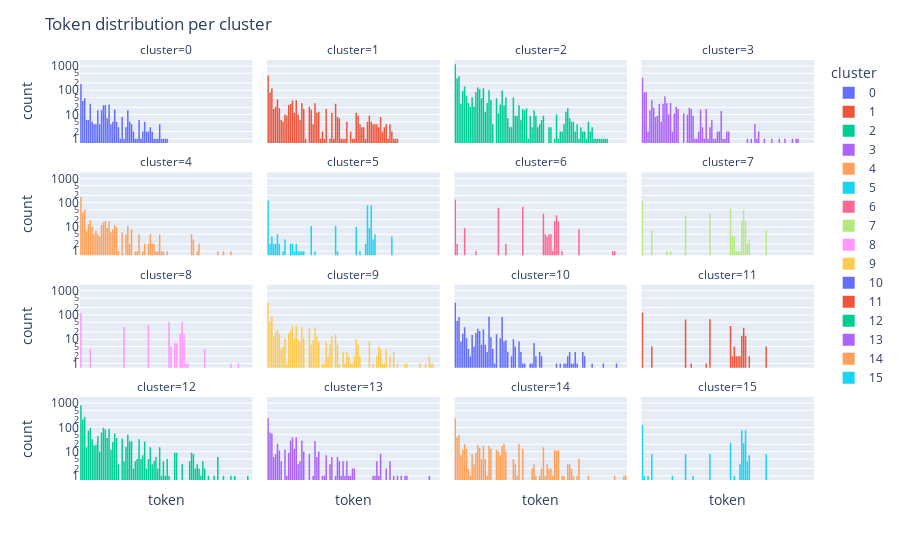

This figure's notebook cell:
### Code cell
def token_df(X):
    def select(i):
        df = X[[f"token{i}",'cluster']]
        df = df.rename(columns = {f"token{i}":'token'})
        #df.token = df.token.str[:20]
        return df
    return pd.concat([select(1), select(2), select(3)],axis=0)

def token_distribution(df, set_name):
    fig = px.histogram(
        df, x="token", 
        facet_col="cluster",  facet_col_wrap=4, 
        log_y=True, 
        category_orders=cluster_order,
        color='cluster'
    )
    fig.update_xaxes(showticklabels=False, visible=True)
    fig.update_layout(title='Token distribution per cluster')
    fig.write_html(f"{cfg['fig_dir'][features_dir]['clustering']}token_distribution_{set_name}_small.html", full_html=False, include_plotlyjs=False)
    fig.show()
    
tdf = token_df(fX_train) 
token_distribution(tdf, 'train')

### Figure 1 — Plotly figure (JSON) as saved in the notebook; plotly's stock layout.template omitted (floating-point values rounded to 4 significant figures; data arrays with more than 128 entries replaced by an {"elided": "..."} marker saying what was removed)
{"data": [{"alignmentgroup": "True", "bingroup": "x", "hovertemplate": "cluster=0<br>token=%{x}<br>count=%{y}<extra></extra>", "legendgroup": "0", "marker": {"color": "#636efa", "pattern": {"shape": ""}}, "name": "0", "offsetgroup": "0", "orientation": "v", "showlegend": true, "type": "histogram", "x": {"elided": "540 str values"}, "xaxis": "x13", "yaxis": "y13"}, {"alignmentgroup": "True", "bingroup": "x", "hovertemplate": "cluster=1<br>token=%{x}<br>count=%{y}<extra></extra>", "legendgroup": "1", "marker": {"color": "#EF553B", "pattern": {"shape": ""}}, "name": "1", "offsetgroup": "1", "orientation": "v", "showlegend": true, "type": "histogram", "x": {"elided": "1215 str values"}, "xaxis": "x14", "yaxis": "y14"}, {"alignmentgroup": "True", "bingroup": "x", "hovertemplate": "cluster=2<br>token=%{x}<br>count=%{y}<extra></extra>", "legendgroup": "2", "marker": {"color": "#00cc96", "pattern": {"shape": ""}}, "name": "2", "offsetgroup": "2", "orientation": "v", "showlegend": true, "type": "histogram", "x": {"elided": "3591 str values"}, "xaxis": "x15", "yaxis": "y15"}, {"alignmentgroup": "True", "bingroup": "x", "hovertemplate": "cluster=3<br>token=%{x}<br>count=%{y}<extra></extra>", "legendgroup": "3", "marker": {"color": "#ab63fa", "pattern": {"shape": ""}}, "name": "3", "offsetgroup": "3", "orientation": "v", "showlegend": true, "type": "histogram", "x": {"elided": "981 str values"}, "xaxis": "x16", "yaxis": "y16"}, {"alignmentgroup": "True", "bingroup": "x", "hovertemplate": "cluster=4<br>token=%{x}<br>count=%{y}<extra></extra>", "legendgroup": "4", "marker": {"color": "#FFA15A", "pattern": {"shape": ""}}, "name": "4", "offsetgroup": "4", "orientation": "v", "showlegend": true, "type": "histogram", "x": {"elided": "516 str values"}, "xaxis": "x9", "yaxis": "y9"}, {"alignmentgroup": "True", "bingroup": "x", "hovertemplate": "cluster=5<br>token=%{x}<br>count=%{y}<extra></extra>", "legendgroup": "5", "marker": {"color": "#19d3f3", "pattern": {"shape": ""}}, "name": "5", "offsetgroup": "5", "orientation": "v", "showlegend": true, "type": "histogram", "x": {"elided": "366 str values"}, "xaxis": "x10", "yaxis": "y10"}, {"alignmentgroup": "True", "bingroup": "x", "hovertemplate": "cluster=6<br>token=%{x}<br>count=%{y}<extra></extra>", "legendgroup": "6", "marker": {"color": "#FF6692", "pattern": {"shape": ""}}, "name": "6", "offsetgroup": "6", "orientation": "v", "showlegend": true, "type": "histogram", "x": {"elided": "408 str values"}, "xaxis": "x11", "yaxis": "y11"}, {"alignmentgroup": "True", "bingroup": "x", "hovertemplate": "cluster=7<br>token=%{x}<br>count=%{y}<extra></extra>", "legendgroup": "7", "marker": {"color": "#B6E880", "pattern": {"shape": ""}}, "name": "7", "offsetgroup": "7", "orientation": "v", "showlegend": true, "type": "histogram", "x": {"elided": "354 str values"}, "xaxis": "x12", "yaxis": "y12"}, {"alignmentgroup": "True", "bingroup": "x", "hovertemplate": "cluster=8<br>token=%{x}<br>count=%{y}<extra></extra>", "legendgroup": "8", "marker": {"color": "#FF97FF", "pattern": {"shape": ""}}, "name": "8", "offsetgroup": "8", "orientation": "v", "showlegend": true, "type": "histogram", "x": {"elided": "363 str values"}, "xaxis": "x5", "yaxis": "y5"}, {"alignmentgroup": "True", "bingroup": "x", "hovertemplate": "cluster=9<br>token=%{x}<br>count=%{y}<extra></extra>", "legendgroup": "9", "marker": {"color": "#FECB52", "pattern": {"shape": ""}}, "name": "9", "offsetgroup": "9", "orientation": "v", "showlegend": true, "type": "histogram", "x": {"elided": "966 str values"}, "xaxis": "x6", "yaxis": "y6"}, {"alignmentgroup": "True", "bingroup": "x", "hovertemplate": "cluster=10<br>token=%{x}<br>count=%{y}<extra></extra>", "legendgroup": "10", "marker": {"color": "#636efa", "pattern": {"shape": ""}}, "name": "10", "offsetgroup": "10", "orientation": "v", "showlegend": true, "type": "histogram", "x": {"elided": "963 str values"}, "xaxis": "x7", "yaxis": "y7"}, {"alignmentgroup": "True", "bingroup": "x", "hovertemplate": "cluster=11<br>token=%{x}<br>count=%{y}<extra></extra>", "legendgroup": "11", "marker": {"color": "#EF553B", "pattern": {"shape": ""}}, "name": "11", "offsetgroup": "11", "orientation": "v", "showlegend": true, "type": "histogram", "x": {"elided": "378 str values"}, "xaxis": "x8", "yaxis": "y8"}, {"alignmentgroup": "True", "bingroup": "x", "hovertemplate": "cluster=12<br>token=%{x}<br>count=%{y}<extra></extra>", "legendgroup": "12", "marker": {"color": "#00cc96", "pattern": {"shape": ""}}, "name": "12", "offsetgroup": "12", "orientation": "v", "showlegend": true, "type": "histogram", "x": {"elided": "2469 str values"}, "xaxis": "x", "yaxis": "y"}, {"alignmentgroup": "True", "bingroup": "x", "hovertemplate": "cluster=13<br>token=%{x}<br>count=%{y}<extra></extra>", "legendgroup": "13", "marker": {"color": "#ab63fa", "pattern": {"shape": ""}}, "name": "13", "offsetgroup": "13", "orientation": "v", "showlegend": true, "type": "histogram", "x": {"elided": "714 str values"}, "xaxis": "x2", "yaxis": "y2"}, {"alignmentgroup": "True", "bingroup": "x", "hovertemplate": "cluster=14<br>token=%{x}<br>count=%{y}<extra></extra>", "legendgroup": "14", "marker": {"color": "#FFA15A", "pattern": {"shape": ""}}, "name": "14", "offsetgroup": "14", "orientation": "v", "showlegend": true, "type": "histogram", "x": {"elided": "693 str values"}, "xaxis": "x3", "yaxis": "y3"}, {"alignmentgroup": "True", "bingroup": "x", "hovertemplate": "cluster=15<br>token=%{x}<br>count=%{y}<extra></extra>", "legendgroup": "15", "marker": {"color": "#19d3f3", "pattern": {"shape": ""}}, "name": "15", "offsetgroup": "15", "orientation": "v", "showlegend": true, "type": "histogram", "x": {"elided": "372 str values"}, "xaxis": "x4", "yaxis": "y4"}], "layout": {"annotations": [{"font": {}, "showarrow": false, "text": "cluster=12", "x": 0.1175, "xanchor": "center", "xref": "paper", "y": 0.1975, "yanchor": "bottom", "yref": "paper"}, {"font": {}, "showarrow": false, "text": "cluster=13", "x": 0.3725, "xanchor": "center", "xref": "paper", "y": 0.1975, "yanchor": "bottom", "yref": "paper"}, {"font": {}, "showarrow": false, "text": "cluster=14", "x": 0.6275, "xanchor": "center", "xref": "paper", "y": 0.1975, "yanchor": "bottom", "yref": "paper"}, {"font": {}, "showarrow": false, "text": "cluster=15", "x": 0.8825, "xanchor": "center", "xref": "paper", "y": 0.1975, "yanchor": "bottom", "yref": "paper"}, {"font": {}, "showarrow": false, "text": "cluster=8", "x": 0.1175, "xanchor": "center", "xref": "paper", "y": 0.465, "yanchor": "bottom", "yref": "paper"}, {"font": {}, "showarrow": false, "text": "cluster=9", "x": 0.3725, "xanchor": "center", "xref": "paper", "y": 0.465, "yanchor": "bottom", "yref": "paper"}, {"font": {}, "showarrow": false, "text": "cluster=10", "x": 0.6275, "xanchor": "center", "xref": "paper", "y": 0.465, "yanchor": "bottom", "yref": "paper"}, {"font": {}, "showarrow": false, "text": "cluster=11", "x": 0.8825, "xanchor": "center", "xref": "paper", "y": 0.465, "yanchor": "bottom", "yref": "paper"}, {"font": {}, "showarrow": false, "text": "cluster=4", "x": 0.1175, "xanchor": "center", "xref": "paper", "y": 0.7325, "yanchor": "bottom", "yref": "paper"}, {"font": {}, "showarrow": false, "text": "cluster=5", "x": 0.3725, "xanchor": "center", "xref": "paper", "y": 0.7325, "yanchor": "bottom", "yref": "paper"}, {"font": {}, "showarrow": false, "text": "cluster=6", "x": 0.6275, "xanchor": "center", "xref": "paper", "y": 0.7325, "yanchor": "bottom", "yref": "paper"}, {"font": {}, "showarrow": false, "text": "cluster=7", "x": 0.8825, "xanchor": "center", "xref": "paper", "y": 0.7325, "yanchor": "bottom", "yref": "paper"}, {"font": {}, "showarrow": false, "text": "cluster=0", "x": 0.1175, "xanchor": "center", "xref": "paper", "y": 1, "yanchor": "bottom", "yref": "paper"}, {"font": {}, "showarrow": false, "text": "cluster=1", "x": 0.3725, "xanchor": "center", "xref": "paper", "y": 1, "yanchor": "bottom", "yref": "paper"}, {"font": {}, "showarrow": false, "text": "cluster=2", "x": 0.6275, "xanchor": "center", "xref": "paper", "y": 1, "yanchor": "bottom", "yref": "paper"}, {"font": {}, "showarrow": false, "text": "cluster=3", "x": 0.8825, "xanchor": "center", "xref": "paper", "y": 1, "yanchor": "bottom", "yref": "paper"}], "barmode": "relative", "legend": {"title": {"text": "cluster"}, "tracegroupgap": 0}, "margin": {"t": 60}, "title": {"text": "Token distribution per cluster"}, "xaxis": {"anchor": "y", "domain": [0, 0.235], "showticklabels": false, "title": {"text": "token"}, "visible": true}, "xaxis10": {"anchor": "y10", "domain": [0.255, 0.49], "matches": "x", "showticklabels": false, "visible": true}, "xaxis11": {"anchor": "y11", "domain": [0.51, 0.745], "matches": "x", "showticklabels": false, "visible": true}, "xaxis12": {"anchor": "y12", "domain": [0.765, 1.0], "matches": "x", "showticklabels": false, "visible": true}, "xaxis13": {"anchor": "y13", "domain": [0, 0.235], "matches": "x", "showticklabels": false, "visible": true}, "xaxis14": {"anchor": "y14", "domain": [0.255, 0.49], "matches": "x", "showticklabels": false, "visible": true}, "xaxis15": {"anchor": "y15", "domain": [0.51, 0.745], "matches": "x", "showticklabels": false, "visible": true}, "xaxis16": {"anchor": "y16", "domain": [0.765, 1.0], "matches": "x", "showticklabels": false, "visible": true}, "xaxis2": {"anchor": "y2", "domain": [0.255, 0.49], "matches": "x", "showticklabels": false, "title": {"text": "token"}, "visible": true}, "xaxis3": {"anchor": "y3", "domain": [0.51, 0.745], "matches": "x", "showticklabels": false, "title": {"text": "token"}, "visible": true}, "xaxis4": {"anchor": "y4", "domain": [0.765, 1.0], "matches": "x", "showticklabels": false, "title": {"text": "token"}, "visible": true}, "xaxis5": {"anchor": "y5", "domain": [0, 0.235], "matches": "x", "showticklabels": false, "visible": true}, "xaxis6": {"anchor": "y6", "domain": [0.255, 0.49], "matches": "x", "showticklabels": false, "visible": true}, "xaxis7": {"anchor": "y7", "domain": [0.51, 0.745], "matches": "x", "showticklabels": false, "visible": true}, "xaxis8": {"anchor": "y8", "domain": [0.765, 1.0], "matches": "x", "showticklabels": false, "visible": true}, "xaxis9": {"anchor": "y9", "domain": [0, 0.235], "matches": "x", "showticklabels": false, "visible": true}, "yaxis": {"anchor": "x", "domain": [0, 0.1975], "title": {"text": "count"}, "type": "log"}, "yaxis10": {"anchor": "x10", "domain": [0.535, 0.7325], "matches": "y", "showticklabels": false, "type": "log"}, "yaxis11": {"anchor": "x11", "domain": [0.535, 0.7325], "matches": "y", "showticklabels": false, "type": "log"}, "yaxis12": {"anchor": "x12", "domain": [0.535, 0.7325], "matches": "y", "showticklabels": false, "type": "log"}, "yaxis13": {"anchor": "x13", "domain": [0.8025, 1], "matches": "y", "title": {"text": "count"}, "type": "log"}, "yaxis14": {"anchor": "x14", "domain": [0.8025, 1], "matches": "y", "showticklabels": false, "type": "log"}, "yaxis15": {"anchor": "x15", "domain": [0.8025, 1], "matches": "y", "showticklabels": false, "type": "log"}, "yaxis16": {"anchor": "x16", "domain": [0.8025, 1], "matches": "y", "showticklabels": false, "type": "log"}, "yaxis2": {"anchor": "x2", "domain": [0, 0.1975], "matches": "y", "showticklabels": false, "type": "log"}, "yaxis3": {"anchor": "x3", "domain": [0, 0.1975], "matches": "y", "showticklabels": false, "type": "log"}, "yaxis4": {"anchor": "x4", "domain": [0, 0.1975], "matches": "y", "showticklabels": false, "type": "log"}, "yaxis5": {"anchor": "x5", "domain": [0.2675, 0.465], "matches": "y", "title": {"text": "count"}, "type": "log"}, "yaxis6": {"anchor": "x6", "domain": [0.2675, 0.465], "matches": "y", "showticklabels": false, "type": "log"}, "yaxis7": {"anchor": "x7", "domain": [0.2675, 0.465], "matches": "y", "showticklabels": false, "type": "log"}, "yaxis8": {"anchor": "x8", "domain": [0.2675, 0.465], "matches": "y", "showticklabels": false, "type": "log"}, "yaxis9": {"anchor": "x9", "domain": [0.535, 0.7325], "matches": "y", "title": {"text": "count"}, "type": "log"}}}
